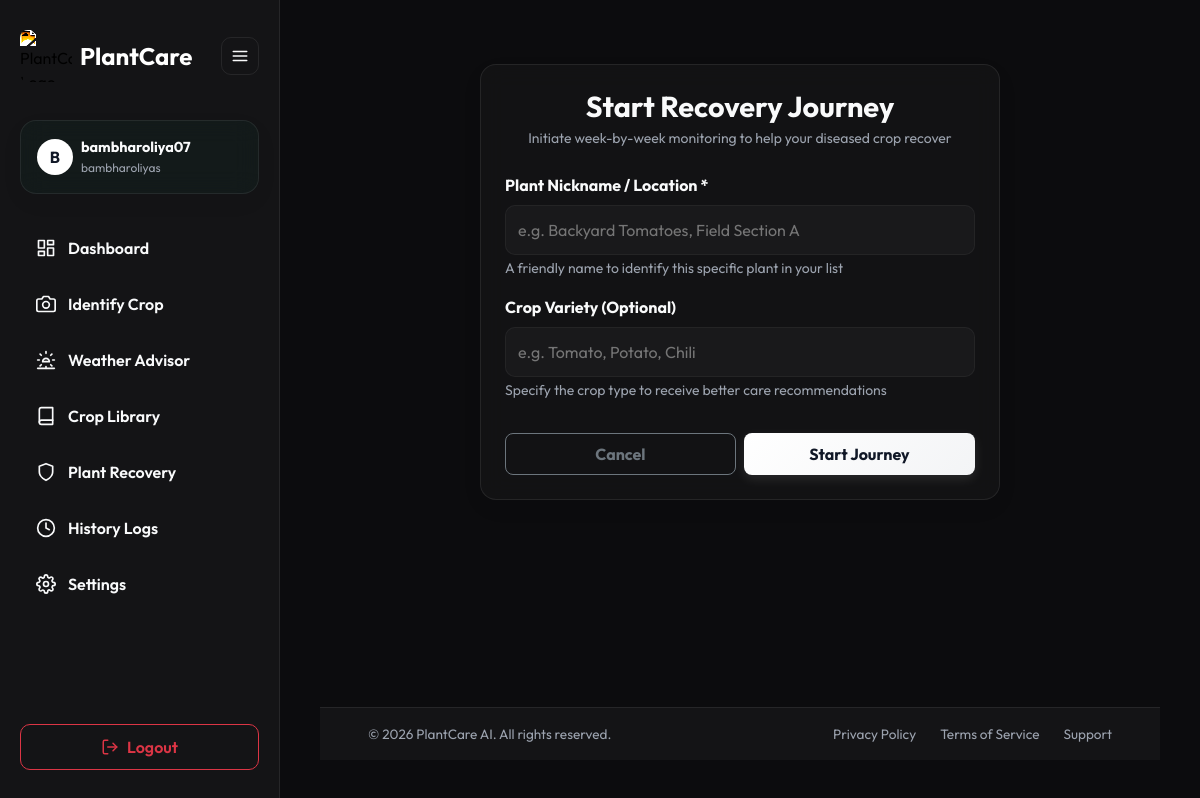
The page /recovery/start/ (signed in) on the database its author committed.
### accounts/models.py (models this page shows, shortened)
class User(AbstractUser):
    LANGUAGE_CHOICES = [
        ('en', 'English'),
        ('hi', 'Hindi'),
        ('gu', 'Gujarati'),
    ]
    THEME_CHOICES = [
        ('light', 'Light'),
        ('dark', 'Dark'),
    ]
    phone_number = models.CharField(max_length=15, null=True, blank=True)
    profile_image = models.ImageField(upload_to='profiles/', null=True, blank=True)
    location_city = models.CharField(max_length=100, null=True, blank=True)
    latitude = models.FloatField(null=True, blank=True)
    longitude = models.FloatField(null=True, blank=True)
    farm_name = models.CharField(max_length=150, null=True, blank=True)
    farm_size_acres = models.FloatField(null=True, blank=True)
    preferred_language = models.CharField(
        max_length=2,
        choices=LANGUAGE_CHOICES,
        default='en'
    )
    theme_preference = models.CharField(
        max_length=5,
        choices=THEME_CHOICES,
        default='light'
    )
    created_at = models.DateTimeField(auto_now_add=True)
    updated_at = models.DateTimeField(auto_now=True)

### plantcare/views.py (the view, shortened to what this page needs)
# urls.py: path('recovery/start/', recovery_start_view, name='recovery_start'),
@login_required
def recovery_start_view(request):
    return render(request, 'recovery_start.html')

### templates/recovery_start.html (shortened to what this page needs)
{% extends "base.html" %}
{% block content %}
<div class="d-flex justify-content-center align-items-center py-4 fade-in-up">
    <div class="glass-panel p-4 w-100" style="max-width: 520px;">
        <div class="text-center mb-4">
            <h2 class="fw-bold m-0" style="font-size: 1.8rem;">Start Recovery Journey</h2>
            <p class="text-muted small mt-1">Initiate week-by-week monitoring to help your diseased crop recover</p>
        </div>
        <form method="post" class="d-flex flex-column gap-3">
            <div class="form-group">
                <label class="form-label fw-bold">Plant Nickname / Location *</label>
                <input type="text" name="plant_name" class="form-control" placeholder="e.g. Backyard Tomatoes, Field Section A" required>
                <small class="text-muted">A friendly name to identify this specific plant in your list</small>
            </div>
            <div class="form-group">
                <label class="form-label fw-bold">Crop Variety (Optional)</label>
                <input type="text" name="crop_type" class="form-control" placeholder="e.g. Tomato, Potato, Chili" list="cropSuggestions">
                <small class="text-muted">Specify the crop type to receive better care recommendations</small>
            </div>
            <div class="d-flex gap-2 mt-3 w-100">
                <a href="{% url 'recovery_list' %}" class="btn btn-outline-secondary w-50 fw-bold py-2" style="border-radius: 8px;">Cancel</a>
                <button type="submit" class="btn-custom-primary w-50 fw-bold py-2" style="border-radius: 8px;">Start Journey</button>
            </div>
        </form>
    </div>
</div>
{% endblock %}

### templates/base.html (shortened to what this page needs)
<!DOCTYPE html>
<html lang="{{ current_language }}" class="{% if current_theme == 'dark' %}dark{% endif %}">
<head>
    <link href="https://cdn.jsdelivr.net/npm/bootstrap@5.3.3/dist/css/typeahead.min.css" rel="stylesheet">
    <link href="https://cdn.jsdelivr.net/npm/bootstrap@5.3.3/dist/css/bootstrap.min.css" rel="stylesheet">
</head>
<body>
    {% if request.user.is_authenticated %}
    <aside class="sidebar">
        <div class="d-flex align-items-center justify-content-between mb-2 w-100 brand-header-container">
            <div class="d-flex align-items-center gap-2 brand-logo-text">
                <img src="/media/logo.png" alt="PlantCare Logo" class="brand-logo-img" width="52" height="52" style="border-radius: 8px; object-fit: cover;">
                <h4 class="m-0 fw-bold brand-text">PlantCare</h4>
            </div>
            <button class="sidebar-toggle-btn" id="sidebarToggleBtn" title="Toggle sidebar">
                <svg width="18" height="18" viewBox="0 0 24 24" fill="none" stroke="currentColor" stroke-width="2" stroke-linecap="round" stroke-linejoin="round"><line x1="3" y1="12" x2="21" y2="12"></line><line x1="3" y1="6" x2="21" y2="6"></line><line x1="3" y1="18" x2="21" y2="18"></line></svg>
            </button>
        </div>
        <div class="glass-panel p-3 user-card-detail d-flex align-items-center gap-2" style="background: rgba(16, 185, 129, 0.04);">
            <div class="rounded-circle d-flex align-items-center justify-content-center fw-bold user-avatar-circle" style="width: 36px; height: 36px; flex-shrink: 0;">
                {{ request.user.username|slice:":1"|upper }}
            </div>
            <div class="overflow-hidden user-detail-text">
                <div class="fw-bold text-truncate" style="font-size: 0.9rem;">{{ request.user.username }}</div>
                <div class="text-muted text-truncate" style="font-size: 0.75rem;">{{ request.user.farm_name|default:"My Farm" }}</div>
            </div>
        </div>
        <nav class="d-flex flex-column gap-2 flex-grow-1">
            <a href="{% url 'dashboard' %}" class="nav-link-custom {% if request.resolver_match.url_name == 'dashboard' %}active{% endif %}">
                <span>{{ t.nav.dashboard }}</span>
            </a>
            <a href="{% url 'scan_upload' %}" class="nav-link-custom {% if request.resolver_match.url_name == 'scan_upload' %}active{% endif %}">
                <svg width="20" height="20" viewBox="0 0 24 24" fill="none" stroke="currentColor" stroke-width="2" stroke-linecap="round" stroke-linejoin="round"><path d="M23 19a2 2 0 0 1-2 2H3a2 2 0 0 1-2-2V8a2 2 0 0 1 2-2h4l2-3h6l2 3h4a2 2 0 0 1 2 2z"></path><circle cx="12" cy="13" r="4"></circle></svg>
                <span>{{ t.nav.scan }}</span>
            </a>
            <a href="{% url 'weather_advisor' %}" class="nav-link-custom {% if request.resolver_match.url_name == 'weather_advisor' %}active{% endif %}">
                <span>{{ t.nav.weather }}</span>
            </a>
            <a href="{% url 'crop_library' %}" class="nav-link-custom {% if request.resolver_match.url_name == 'crop_library' %}active{% endif %}">
                <svg width="20" height="20" viewBox="0 0 24 24" fill="none" stroke="currentColor" stroke-width="2" stroke-linecap="round" stroke-linejoin="round"><path d="M4 19.5A2.5 2.5 0 0 1 6.5 17H20"></path><path d="M6.5 2H20v20H6.5A2.5 2.5 0 0 1 4 19.5v-15A2.5 2.5 0 0 1 6.5 2z"></path></svg>
                <span>{{ t.nav.library|default:"Crop Library" }}</span>
            </a>
            <a href="{% url 'recovery_list' %}" class="nav-link-custom ">
                <svg width="20" height="20" viewBox="0 0 24 24" fill="none" stroke="currentColor" stroke-width="2" stroke-linecap="round" stroke-linejoin="round"><path d="M12 22s8-4 8-10V5l-8-3-8 3v7c0 6 8 10 8 10z"></path></svg>
                <span>Plant Recovery</span>
            </a>
            <a href="{% url 'history' %}" class="nav-link-custom {% if request.resolver_match.url_name == 'history' %}active{% endif %}">
                <svg width="20" height="20" viewBox="0 0 24 24" fill="none" stroke="currentColor" stroke-width="2" stroke-linecap="round" stroke-linejoin="round"><circle cx="12" cy="12" r="10"></circle><polyline points="12 6 12 12 16 14"></polyline></svg>
                <span>History Logs</span>
            </a>
            <a href="{% url 'profile_settings' %}" class="nav-link-custom {% if request.resolver_match.url_name == 'profile_settings' %}active{% endif %}">
                <span>{{ t.nav.profile }}</span>
            </a>
        </nav>
        <div class="d-flex flex-column gap-3 bottom-controls">
            <a href="{% url 'logout' %}" class="btn btn-outline-danger w-100 d-flex align-items-center justify-content-center gap-2" style="border-radius: 10px; font-weight: 600; padding: 10px;">
                <svg width="18" height="18" viewBox="0 0 24 24" fill="none" stroke="currentColor" stroke-width="2" stroke-linecap="round" stroke-linejoin="round"><path d="M9 21H5a2 2 0 0 1-2-2V5a2 2 0 0 1 2-2h4"></path><polyline points="16 17 21 12 16 7"></polyline><line x1="21" y1="12" x2="9" y2="12"></line></svg>
                <span>{{ t.nav.logout }}</span>
            </a>
        </div>
    </aside>
    {% endif %}
    <main class="{% if request.user.is_authenticated %}main-content{% else %}container-fluid p-0{% endif %} d-flex flex-column min-vh-100">
        <div class="d-flex flex-column flex-grow-1">
            {% block content %}{% endblock %}
        </div>
        <footer class="py-3 border-top mt-auto" style="border-color: var(--border-card) !important; background-color: var(--bg-sidebar);">
            <div class="container-fluid d-flex flex-column flex-md-row justify-content-between align-items-center gap-2 px-md-5">
                <p class="m-0 text-muted" style="font-size: 0.85rem;">{{ t.footer.rights }}</p>
                <div class="d-flex gap-4">
                    <a href="#" class="footer-link">{{ t.footer.privacy }}</a>
                    <a href="#" class="footer-link">{{ t.footer.terms }}</a>
                    <a href="{% url 'support' %}" class="footer-link">{{ t.footer.support }}</a>
                </div>
            </div>
        </footer>
    </main>
</body>
</html>

### templates/base.html (style rules this page uses)
:root { --font-family: 'Outfit', -apple-system, sans-serif; --bg-app: #f9fafb; --bg-sidebar: #ffffff; --bg-card: rgba(255, 255, 255, 0.9); --border-card: rgba(17, 24, 39, 0.08); --text-primary: #111827; --text-secondary: #4b5563; --primary: #111827; --primary-hover: #1f2937; --primary-glow: rgba(17, 24, 39, 0.08); --danger: #ff3366; --danger-bg: #ffe6eb; --success: #111827; --success-bg: rgba(17, 24, 39, 0.05); --warning: #f59e0b; --warning-bg: #fef3c7; --border-radius: 16px; --transition: all 0.25s ease; }
html.dark { --bg-app: #0c0c0e; --bg-sidebar: #141416; --bg-card: rgba(20, 20, 22, 0.85); --border-card: rgba(255, 255, 255, 0.08); --text-primary: #f9fafb; --text-secondary: #9ca3af; --primary: #ffffff; --primary-hover: #f3f4f6; --primary-glow: rgba(255, 255, 255, 0.1); --success: #ffffff; --success-bg: rgba(255, 255, 255, 0.1); --danger: #ff204e; --danger-bg: rgba(255, 32, 78, 0.1); }
html.dark .text-muted { color: var(--text-secondary) !important; }
html.dark input::placeholder, html.dark textarea::placeholder { color: rgba(255, 255, 255, 0.4) !important; }
html.dark .form-control { color: var(--text-primary) !important; background-color: rgba(255, 255, 255, 0.03) !important; }
.footer-link { color: var(--text-secondary) !important; text-decoration: none; font-size: 0.85rem; transition: var(--transition); }
body { font-family: var(--font-family); background-color: var(--bg-app); color: var(--text-primary); min-height: 100vh; transition: var(--transition); }
.sidebar { width: 280px; background-color: var(--bg-sidebar); border-right: 1px solid var(--border-card); height: 100vh; position: fixed; top: 0; left: 0; padding: 30px 20px; display: flex; flex-direction: column; gap: 30px; z-index: 100; transition: var(--transition); }
.main-content { margin-left: 280px; padding: 40px; min-height: 100vh; transition: var(--transition); }
.glass-panel { background: var(--bg-card); backdrop-filter: blur(12px); -webkit-backdrop-filter: blur(12px); border: 1px solid var(--border-card); border-radius: var(--border-radius); box-shadow: 0 8px 24px rgba(0, 0, 0, 0.04); transition: var(--transition); }
.nav-link-custom { display: flex; align-items: center; gap: 12px; padding: 12px 16px; border-radius: 12px; color: var(--text-primary); text-decoration: none; font-weight: 600; transition: var(--transition); }
.btn-custom-primary { background: linear-gradient(135deg, var(--primary), var(--primary-hover)); color: #ffffff; border: none; border-radius: 12px; padding: 12px 24px; font-weight: 600; box-shadow: 0 4px 12px var(--primary-glow); transition: var(--transition); }
html.dark .btn-custom-primary { color: #111827 !important; }
.form-control, .form-select { background-color: rgba(255,255,255,0.05); border: 1px solid var(--border-card); color: var(--text-primary); border-radius: 10px; padding: 12px; transition: var(--transition); }
.user-avatar-circle { background-color: #111827; color: #ffffff; transition: var(--transition); }
html.dark .user-avatar-circle { background-color: #ffffff; color: #111827; }
.sidebar-toggle-btn { background: none; border: 1px solid var(--border-card); border-radius: 10px; width: 38px; height: 38px; display: flex; align-items: center; justify-content: center; cursor: pointer; color: var(--text-primary); transition: var(--transition); flex-shrink: 0; }
.brand-logo-img { transition: var(--transition); filter: brightness(0.5) contrast(1.5); }
html.dark .brand-logo-img { filter: invert(1) brightness(4) contrast(2); }
.brand-text { color: #111827 !important; transition: var(--transition); }
html.dark .brand-text { color: #ffffff !important; }

### rows shown on the page
User: user.username "B", user.username "bambharoliya07", user.farm_name "bambharoliyas"

### other values the page prints
{{ t.nav.dashboard }} "Dashboard"
{{ t.nav.scan }} "Identify Crop"
{{ t.nav.weather }} "Weather Advisor"
{{ t.nav.library|default:"Crop Library" }} "Crop Library"
{{ t.nav.profile }} "Settings"
{{ t.nav.logout }} "Logout"
{{ t.footer.rights }} "© 2026 PlantCare AI. All rights reserved."
{{ t.footer.privacy }} "Privacy Policy"
{{ t.footer.terms }} "Terms of Service"
{{ t.footer.support }} "Support"
